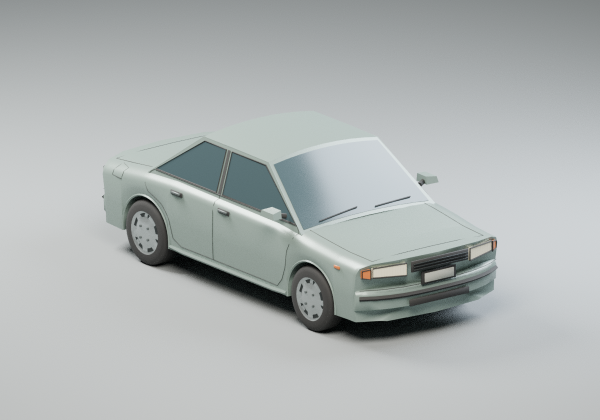
#> input picture ocean/swat/art_handoffs/motel-sedan/previews/front_threequarter.png, 1200 x 840 px, found by its file name (shown at 1/2 size)
$ python make_contact_sheet.py
#> lines starting #> are read from the running program, lines starting #| are printed output that depends on the picture
from pathlib import Path
from PIL import Image, ImageOps, ImageDraw, ImageFont
import hashlib,json
R=Path(__file__).resolve().parent.parent;V=R/'previews_final'
views=[('front_threequarter','FRONT / THREE-QUARTER'),('rear_threequarter','REAR / HINGES'),('front','FRONT / FLOOR CONTACT'),('right','RIGHT / FORK SLEEVE'),('top','TOP / CLOSED LIDS'),('underside','UNDERSIDE / SKIDS')]
W,H=720,600;canvas=Image.new('RGB',(W*2,H*3+120),(39,44,41));d=ImageDraw.Draw(canvas);f=ImageFont.load_default(size=25);small=ImageFont.load_default(size=18)
#> after `canvas = Image.new('RGB', (W * 2, H * 3 + 120), (39, 44, 41))`:
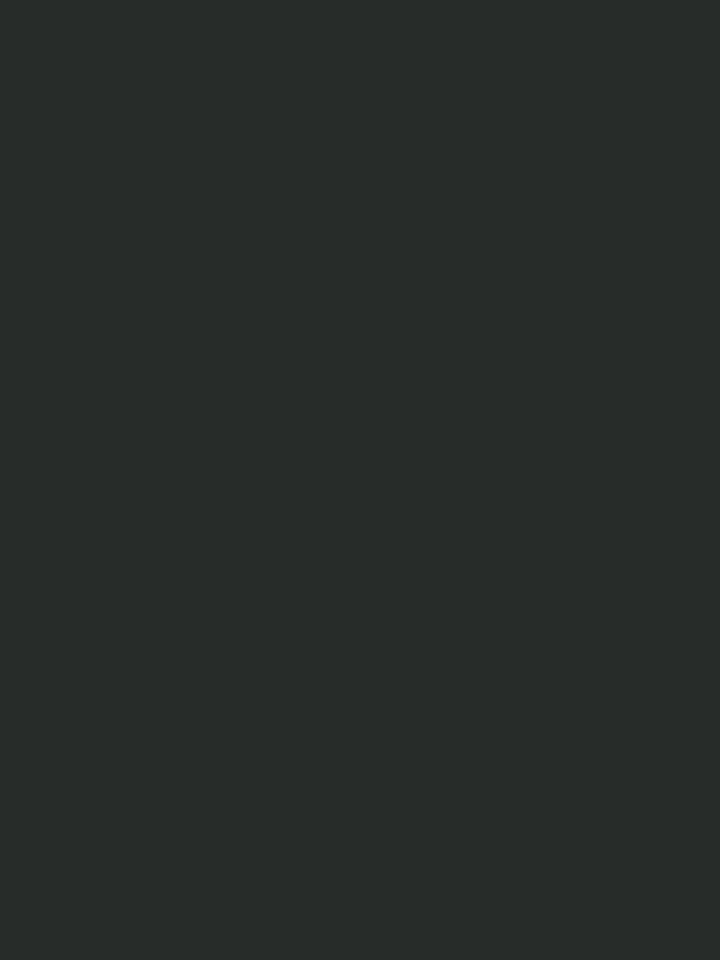
#> canvas: PIL image 1440x1920 RGB (shown at 1/2 size); mean R, G, B 39, 44, 41
d.text((24,18),'BRIAR COURT  /  BC_DUMP01',font=f,fill=(230,232,220));d.text((24,55),'Closed-lid commercial dumpster  |  2,908 triangles  |  Static art candidate',font=small,fill=(190,198,184))
for i,(n,label) in enumerate(views):
 im=Image.open(V/(n+'.png')).convert('RGB');im=ImageOps.contain(im,(W,H-40),Image.Resampling.LANCZOS);x=(i%2)*W+(W-im.width)//2;y=90+(i//2)*H;canvas.paste(im,(x,y));d.text(((i%2)*W+18,y+H-30),label,font=small,fill=(220,225,211))
#> after `im = ImageOps.contain(im, (W, H - 40), Image.Resampling.LANCZOS)`:
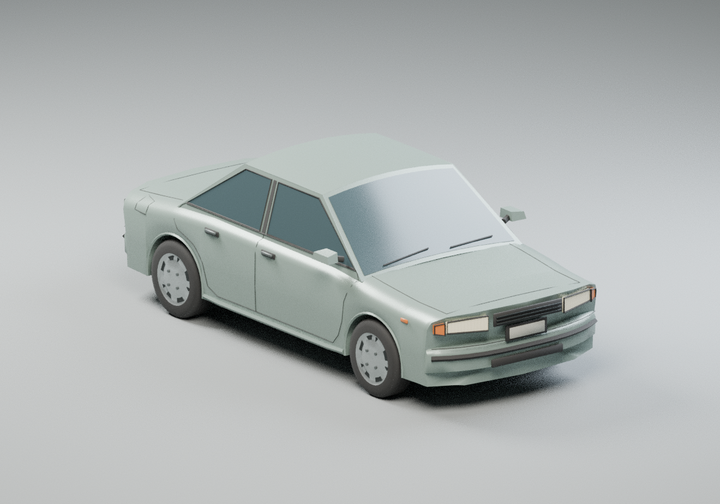
#> im: PIL image 720x504 RGB; mean R, G, B 174, 178.5, 178.3
#> after `x = i % 2 * W + (W - im.width) // 2`: x = 0
#> after `canvas.paste(im, (x, y))`:
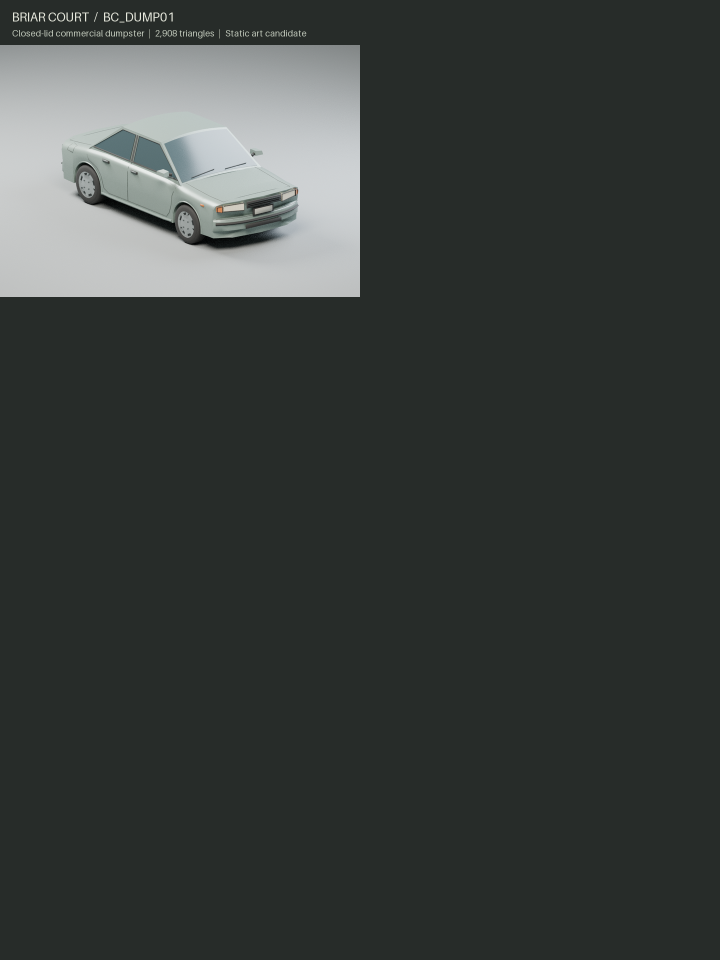
#> canvas: PIL image 1440x1920 RGB (shown at 1/2 size); mean R, G, B 57, 61.9, 59.2
#> (the run stopped early here; a loop or call above may not have finished)
